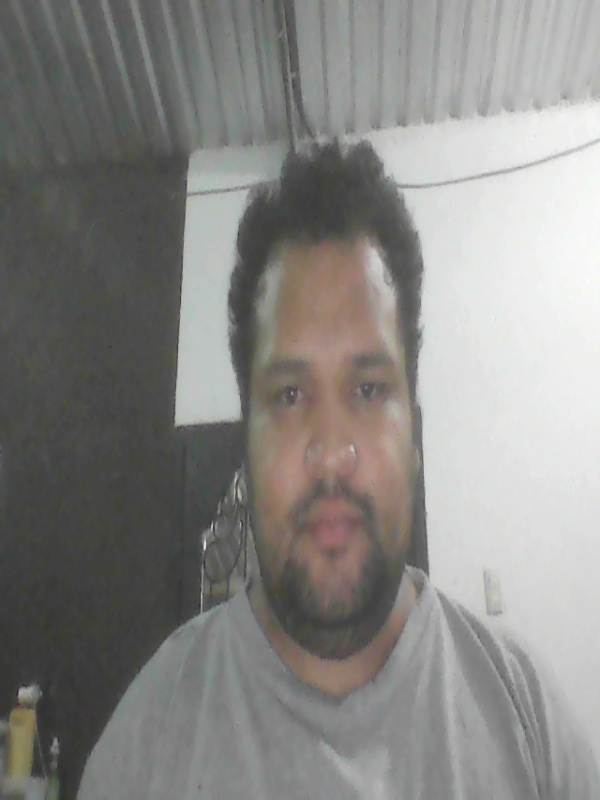
#> input picture main/captura1.jpg, 600 x 800 px; the run also reads 1 picture not shown here
$ jupyter execute --allow-errors REDNEURONAL_FINAL.ipynb
#> lines starting #> are read from the running program, lines starting #| are printed output that depends on the picture
[cell 1]
import numpy as np
import cv2
import matplotlib.pyplot as plt
from sklearn.model_selection import train_test_split

# Funcion de activacion sigmoide
def sigmoid(x):
    return 1 / (1 + np.exp(-x))

# Derivada de la funcion sigmoide
def sigmoid_derivative(x):
    return x * (1 - x)

# Red neuronal
class RedNeuronal:
    # [48 lines left out: functions __init__, forward, backward, train, not called in this run]

# Preprocesar las imagenes para la red neuronal
def preprocess_image(image_path, size=(600, 800)):
    # Cargar la imagen y redimensionarla
#> called with image_path = 'captura1.jpg', size = (600, 800)
    img = cv2.imread(image_path)
#> img is the input picture: shape (800, 600, 3); mean B, G, R 132, 134.9, 136
    img = cv2.resize(img, size)
    # Convertir a escala de grises
    img = cv2.cvtColor(img, cv2.COLOR_BGR2GRAY)
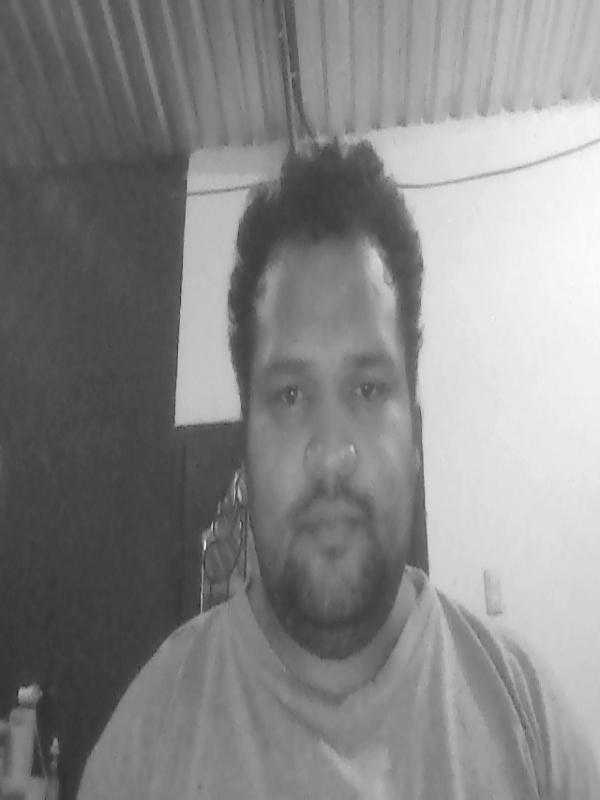
#> img: shape (800, 600); min 39, max 251, mean 134.9
    # Normalizar
    img = img / 255.0
#> pass 2 of the loop `for i in range(1, 11):`:
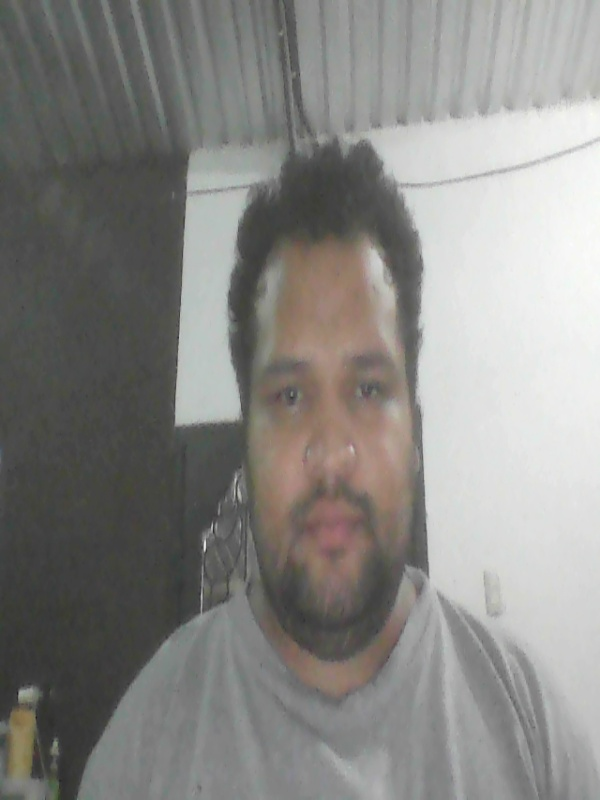
#> input picture main/captura2.jpg, 600 x 800 px
#> in preprocess_image, img is the input picture: shape (800, 600, 3); mean B, G, R 131.9, 134.9, 135.9
#> in preprocess_image (call 2), `img = cv2.cvtColor(img, cv2.COLOR_BGR2GRAY)`:
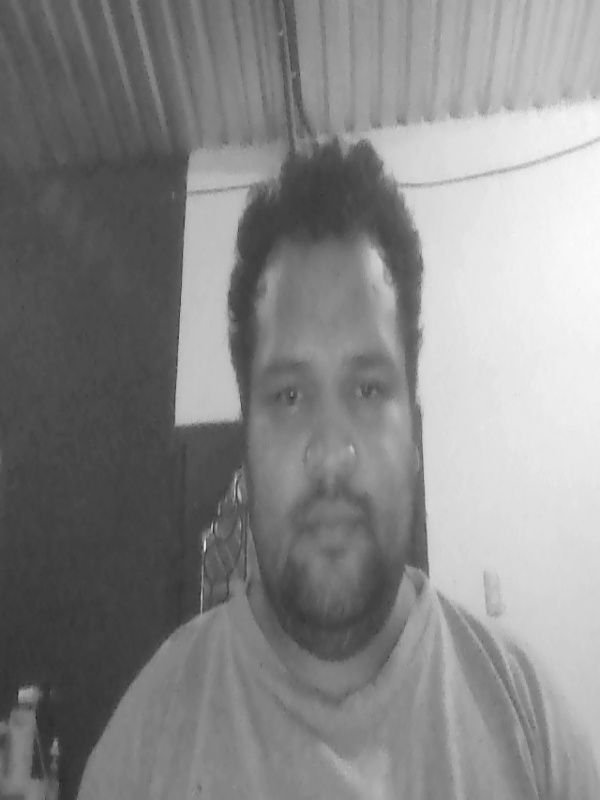
#> img: shape (800, 600); min 29, max 252, mean 134.9
    # Convertir en vector
    return img.flatten()

# Funcion para generar imagenes aleatorias simulando no sean iguales
# [21 lines left out: function generar_imagenes_no_relacionadas, not called in this run]

# Cargar las imagenes de entrenamiento
X_train = []
y_train = []

#> (the rest of this cell did not finish here and is left out)
